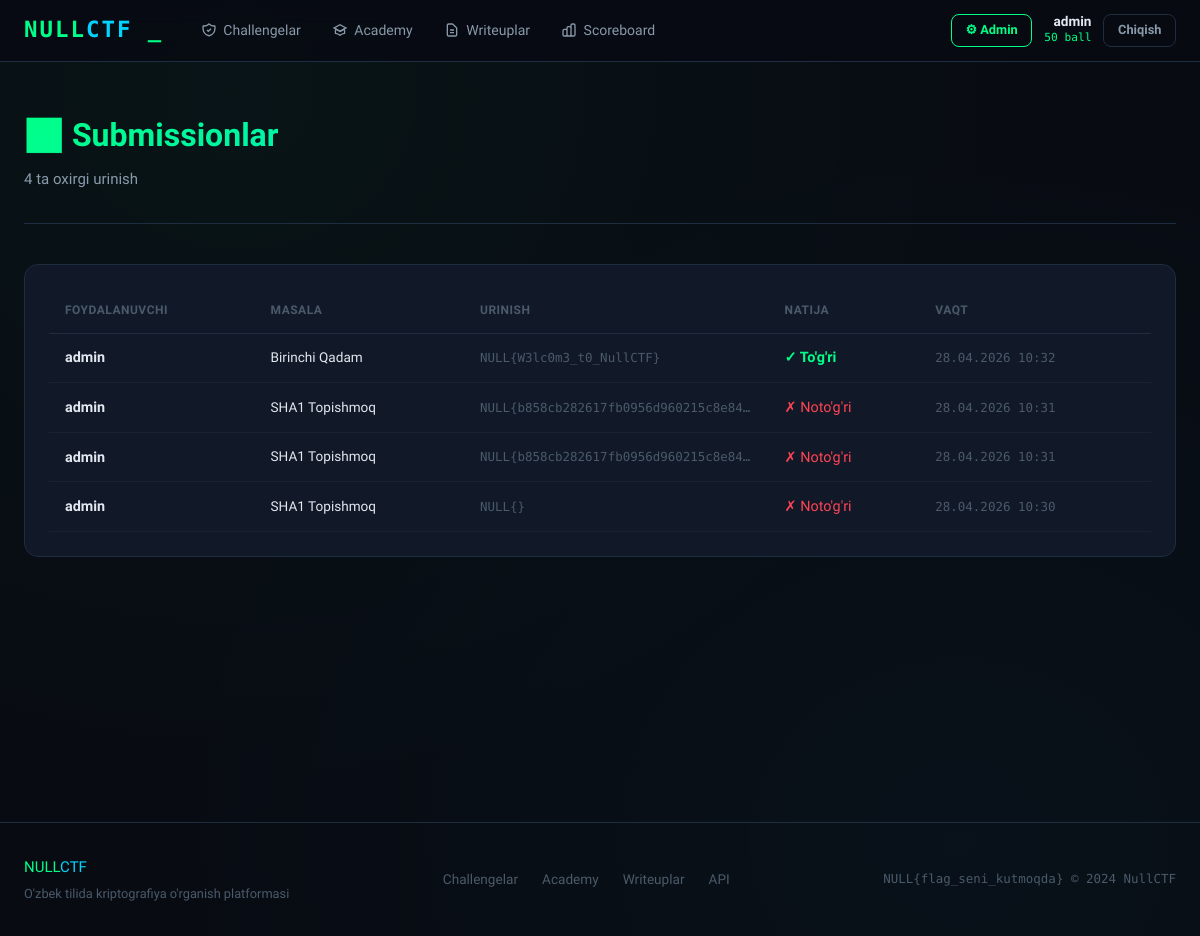
The page /admin/submissions (signed in) on the database as committed earlier.
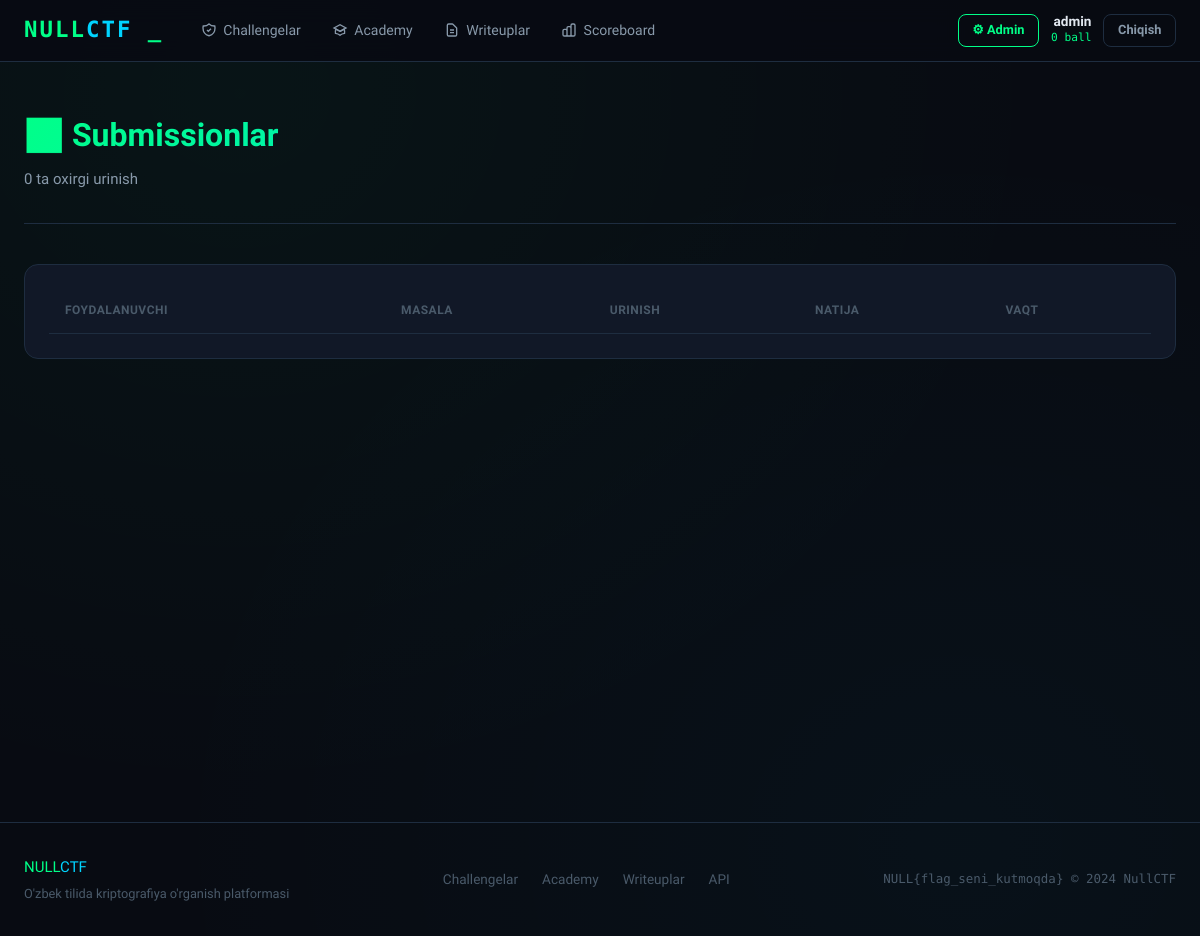
The same page on the database as committed later.
### backend/models/database.py (models this page shows, shortened)
class User(UserMixin, db.Model):
    __tablename__ = 'users'
    id            = db.Column(db.Integer, primary_key=True)
    username      = db.Column(db.String(50), unique=True, nullable=False)
    email         = db.Column(db.String(120), unique=True, nullable=False)
    password_hash = db.Column(db.String(256), nullable=False)
    score         = db.Column(db.Integer, default=0)
    is_admin      = db.Column(db.Boolean, default=False)
    created_at    = db.Column(db.DateTime, default=datetime.utcnow)
    submissions = db.relationship('Submission', backref='user', lazy='dynamic')

class Submission(db.Model):
    __tablename__ = 'submissions'
    id           = db.Column(db.Integer, primary_key=True)
    user_id      = db.Column(db.Integer, db.ForeignKey('users.id'), nullable=False)
    challenge_id = db.Column(db.Integer, db.ForeignKey('challenges.id'), nullable=False)
    flag_attempt = db.Column(db.String(300), nullable=False)
    correct      = db.Column(db.Boolean, default=False)
    submitted_at = db.Column(db.DateTime, default=datetime.utcnow)

class Challenge(db.Model):
    __tablename__ = 'challenges'
    id          = db.Column(db.Integer, primary_key=True)
    title       = db.Column(db.String(200), nullable=False)
    description = db.Column(db.Text, nullable=False)
    category    = db.Column(db.String(50), nullable=False)   # RSA, XOR, AES, ...
    difficulty  = db.Column(db.String(20), nullable=False)   # oson, o'rta, qiyin
    points      = db.Column(db.Integer, default=100)
    flag        = db.Column(db.String(300), nullable=False)  # NULL{...}
    hint        = db.Column(db.Text)
    attachment  = db.Column(db.String(300))                  # fayl yo'li (ixtiyoriy)
    is_active   = db.Column(db.Boolean, default=True)
    created_at  = db.Column(db.DateTime, default=datetime.utcnow)
    submissions = db.relationship('Submission', backref='challenge', lazy='dynamic')
    writeups    = db.relationship('Writeup', backref='challenge', lazy='dynamic')

### backend/routes/admin.py (the view)
@admin_bp.route('/submissions')
@admin_required
def submissions():
    subs = (Submission.query
            .order_by(Submission.submitted_at.desc())
            .limit(200).all())
    return render_template('admin/submissions.html', submissions=subs)

### backend/routes/admin.py (called while the page is built)
def admin_required(f):
    @wraps(f)
    @login_required
    def decorated(*args, **kwargs):
        if not current_user.is_admin:
            flash('Ruxsat yo\'q.', 'danger')
            return redirect(url_for('challenges.index'))
        return f(*args, **kwargs)
    return decorated

### frontend/templates/admin/submissions.html (shortened to what this page needs)
{% extends 'base.html' %}
{% block content %}
<div class="container">
  <div class="page-header">
    <h1 class="page-title">📊 Submissionlar</h1>
    <p class="page-subtitle">{{ submissions|length }} ta oxirgi urinish</p>
  </div>
  <div class="card">
    <div class="table-wrap">
      <table class="table">
        <thead>
          <tr><th>Foydalanuvchi</th><th>Masala</th><th>Urinish</th><th>Natija</th><th>Vaqt</th></tr>
        </thead>
        <tbody>
          {% for sub in submissions %}
          <tr>
            <td style="font-weight:600;">{{ sub.user.username }}</td>
            <td style="font-size:.85rem;">{{ sub.challenge.title }}</td>
            <td style="font-family:var(--mono); font-size:.78rem; color:var(--text-muted); max-width:200px; overflow:hidden; text-overflow:ellipsis; white-space:nowrap;">
              {{ sub.flag_attempt }}
            </td>
            <td>
              {% if sub.correct %}
              <span style="color:var(--green); font-weight:600;">✓ To'g'ri</span>
              {% else %}
              <span style="color:var(--red);">✗ Noto'g'ri</span>
              {% endif %}
            </td>
            <td style="font-family:var(--mono); font-size:.78rem; color:var(--text-muted);">
              {{ sub.submitted_at.strftime('%d.%m.%Y %H:%M') }}
            </td>
          </tr>
          {% endfor %}
        </tbody>
      </table>
    </div>
  </div>
</div>
{% endblock %}

### frontend/templates/base.html (shortened to what this page needs)
<!DOCTYPE html>
<html lang="uz">
<head>
  <link rel="stylesheet" href="{{ url_for('static', filename='css/main.css') }}">
</head>
<body>
<nav class="navbar">
  <div class="nav-inner">
    <a href="{{ url_for('challenges.index') }}" class="nav-brand">
      <span class="brand-null">NULL</span><span class="brand-ctf">CTF</span>
      <span class="brand-cursor">_</span>
    </a>
    <div class="nav-links">
      <a href="{{ url_for('challenges.challenges_list') }}" class="nav-link {% if request.endpoint and 'challenge' in request.endpoint %}active{% endif %}">
        <svg viewBox="0 0 24 24" fill="none" stroke="currentColor" stroke-width="2"><path d="M9 12l2 2 4-4m5.618-4.016A11.955 11.955 0 0112 2.944a11.955 11.955 0 01-8.618 3.04A12.02 12.02 0 003 9c0 5.591 3.824 10.29 9 11.622 5.176-1.332 9-6.03 9-11.622 0-1.042-.133-2.052-.382-3.016z"/></svg>
        Challengelar
      </a>
      <a href="{{ url_for('academy.index') }}" class="nav-link {% if request.endpoint and 'academy' in request.endpoint %}active{% endif %}">
        <svg viewBox="0 0 24 24" fill="none" stroke="currentColor" stroke-width="2"><path d="M12 14l9-5-9-5-9 5 9 5z"/><path d="M12 14l6.16-3.422a12.083 12.083 0 01.665 6.479A11.952 11.952 0 0012 20.055a11.952 11.952 0 00-6.824-2.998 12.078 12.078 0 01.665-6.479L12 14z"/></svg>
        Academy
      </a>
      <a href="{{ url_for('writeups.index') }}" class="nav-link {% if request.endpoint and 'writeup' in request.endpoint %}active{% endif %}">
        <svg viewBox="0 0 24 24" fill="none" stroke="currentColor" stroke-width="2"><path d="M9 12h6m-6 4h6m2 5H7a2 2 0 01-2-2V5a2 2 0 012-2h5.586a1 1 0 01.707.293l5.414 5.414a1 1 0 01.293.707V19a2 2 0 01-2 2z"/></svg>
        Writeuplar
      </a>
      <a href="{{ url_for('challenges.scoreboard') }}" class="nav-link {% if request.endpoint == 'challenges.scoreboard' %}active{% endif %}">
        <svg viewBox="0 0 24 24" fill="none" stroke="currentColor" stroke-width="2"><path d="M9 19v-6a2 2 0 00-2-2H5a2 2 0 00-2 2v6a2 2 0 002 2h2a2 2 0 002-2zm0 0V9a2 2 0 012-2h2a2 2 0 012 2v10m-6 0a2 2 0 002 2h2a2 2 0 002-2m0 0V5a2 2 0 012-2h2a2 2 0 012 2v14a2 2 0 01-2 2h-2a2 2 0 01-2-2z"/></svg>
        Scoreboard
      </a>
    </div>
    <div class="nav-auth">
      {% if current_user.is_authenticated %}
        {% if current_user.is_admin %}
        <a href="{{ url_for('admin.dashboard') }}" class="btn btn-sm btn-outline">⚙ Admin</a>
        {% endif %}
        <a href="{{ url_for('auth.profile') }}" class="user-badge">
          <span class="user-name">{{ current_user.username }}</span>
          <span class="user-score">{{ current_user.score }} ball</span>
        </a>
        <a href="{{ url_for('auth.logout') }}" class="btn btn-sm btn-ghost">Chiqish</a>
      {% else %}
        <a href="{{ url_for('auth.login') }}" class="btn btn-sm btn-ghost">Kirish</a>
        <a href="{{ url_for('auth.register') }}" class="btn btn-sm btn-primary">Ro'yxat</a>
      {% endif %}
    </div>
  </div>
</nav>
<main class="main-content">
  {% block content %}{% endblock %}
</main>
<footer class="footer">
  <div class="footer-inner">
    <div class="footer-brand">
      <span class="brand-null">NULL</span><span class="brand-ctf">CTF</span>
      <p>O'zbek tilida kriptografiya o'rganish platformasi</p>
    </div>
    <div class="footer-links">
      <a href="{{ url_for('challenges.challenges_list') }}">Challengelar</a>
      <a href="{{ url_for('academy.index') }}">Academy</a>
      <a href="{{ url_for('writeups.index') }}">Writeuplar</a>
      <a href="{{ url_for('api.get_stats') }}">API</a>
    </div>
    <div class="footer-copy">
      <p>NULL{flag_seni_kutmoqda} &copy; 2024 NullCTF</p>
    </div>
  </div>
</footer>
</body>
</html>

Rows that differ between the two databases and show on the page:
removed Submission: user.username "admin", challenge "Birinchi Qadam", flag_attempt "NULL{W3lc0m3_t0_NullCTF}", correct "✓ To'g'ri", submitted_at "28.04.2026 10:32"
removed Submission: user.username "admin", challenge "SHA1 Topishmoq", flag_attempt "NULL{b858cb282617fb0956d960215c8e84…", correct "✗ Noto'g'ri", submitted_at "28.04.2026 10:31"
removed Submission: user.username "admin", challenge "SHA1 Topishmoq", flag_attempt "NULL{b858cb282617fb0956d960215c8e84…", correct "✗ Noto'g'ri", submitted_at "28.04.2026 10:31"
removed Submission: user.username "admin", challenge "SHA1 Topishmoq", flag_attempt "NULL{}", correct "✗ Noto'g'ri", submitted_at "28.04.2026 10:30"
changed User "admin": score "50" → "0"
Other text that changed with them:
{{ submissions|length }}: "4" → "0"
